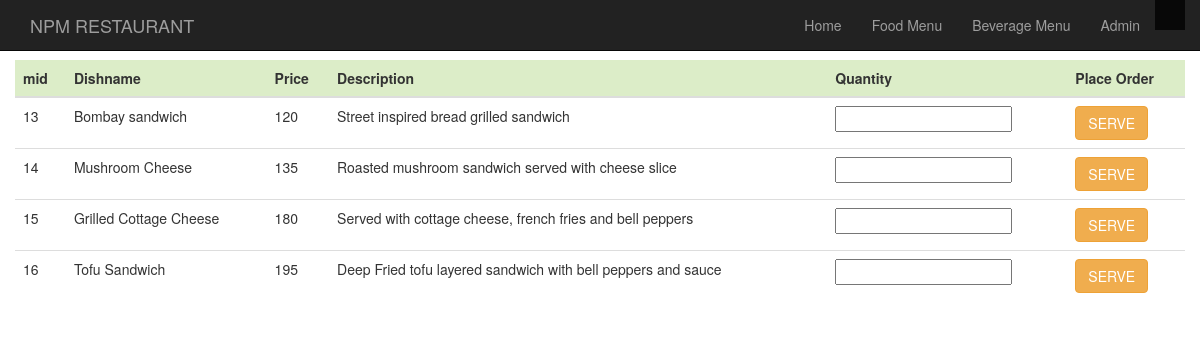
The page /sandwich.php on the database its author committed.
### tables this page shows
CREATE TABLE `menulist` (
  `category` varchar(100) NOT NULL,
  `dishname` varchar(100) NOT NULL,
  `price` int(10) NOT NULL,
  `description` varchar(1000) NOT NULL,
  `mid` int(10) NOT NULL
);

### sandwich.php (the view, shortened to what this page needs)
<!DOCTYPE html>
   <html>
   <head>
<link rel="stylesheet" href="https://maxcdn.bootstrapcdn.com/bootstrap/3.3.7/css/bootstrap.min.css">
<link rel="stylesheet" type="text/css" href="">
</head>
<body>
<nav class="navbar navbar-inverse navbar-fixed-top">
      <div class="container">
        <div class="navbar-header">
          <a class="navbar-brand" href="index.php">NPM RESTAURANT</a>
        </div>
        <div id="navbar" class="collapse navbar-collapse">
          <ul class="nav navbar-nav navbar-right">
            <li><a href="index.php">Home</a></li>
            <li><a href="foodmenu.php">Food Menu</a></li>
            <li><a href="beveragemenu.php">Beverage Menu</a></li>
            <li><a href="login.php">Admin</a></li>
         <li class="nav-item active" active>
      <a class="nav-link" style="margin-left:0vw" href="">
      <?php if(isset($_SESSION['tno']))
{ echo "Table no ".$_SESSION['tno']; } ?></a></li>
          </ul>
        </div>
      </div>
    </nav>
<br><br><br>
<?php
  $db="npm_res";
  $conn = new mysqli("localhost","root","","npm_res");
  $conn ->select_db($db) or die( "Unable to select database");
  $res=mysqli_query($conn,"Select * from menulist where category='Sandwich'");
?>
<div class="container">
<div class="row justify-content-center">
  <table class="table">
  <thead class="thead" style="background-color: #dcedc8;">
  <tr>
<th scope="col">mid</th>
<th scope="col">Dishname</th>
<th scope="col">Price</th>
<th scope="col">Description</th>
<th scope="col">Quantity</th>
<th scope="col">Place Order</th>
  </tr>
  </thead><?php
while($row = $res->fetch_assoc()): ?>
<tr>
<td>
<?php echo $row['mid']; ?>
</td>
<td>
<?php echo $row['dishname'];
?>
</td>
<td>
<?php echo $row['price']; ?>
</td>
<td>
<?php echo $row['description']; ?>
</td>
<td>
<input type="text" class="qty" name="quantity" value=""></input>
</td>
<td><input type="button" name="<?php echo $row['category'] ?>" onclick="fun()" id="<?php echo $row['dishname'] ?>" value="SERVE" class="btn btn-warning common">
</td>
</tr>
 <?php endwhile; ?>
</table>
</div>
</div>
</body>
</html>

### rows shown on the page
menulist: mid "13", dishname "Bombay sandwich", price "120", description "Street inspired bread grilled sandwich"
menulist: mid "14", dishname "Mushroom Cheese", price "135", description "Roasted mushroom sandwich served with cheese slice"
menulist: mid "15", dishname "Grilled Cottage Cheese", price "180", description "Served with cottage cheese, french fries and bell peppers"
menulist: mid "16", dishname "Tofu Sandwich", price "195", description "Deep Fried tofu layered sandwich with bell peppers and sauce"
